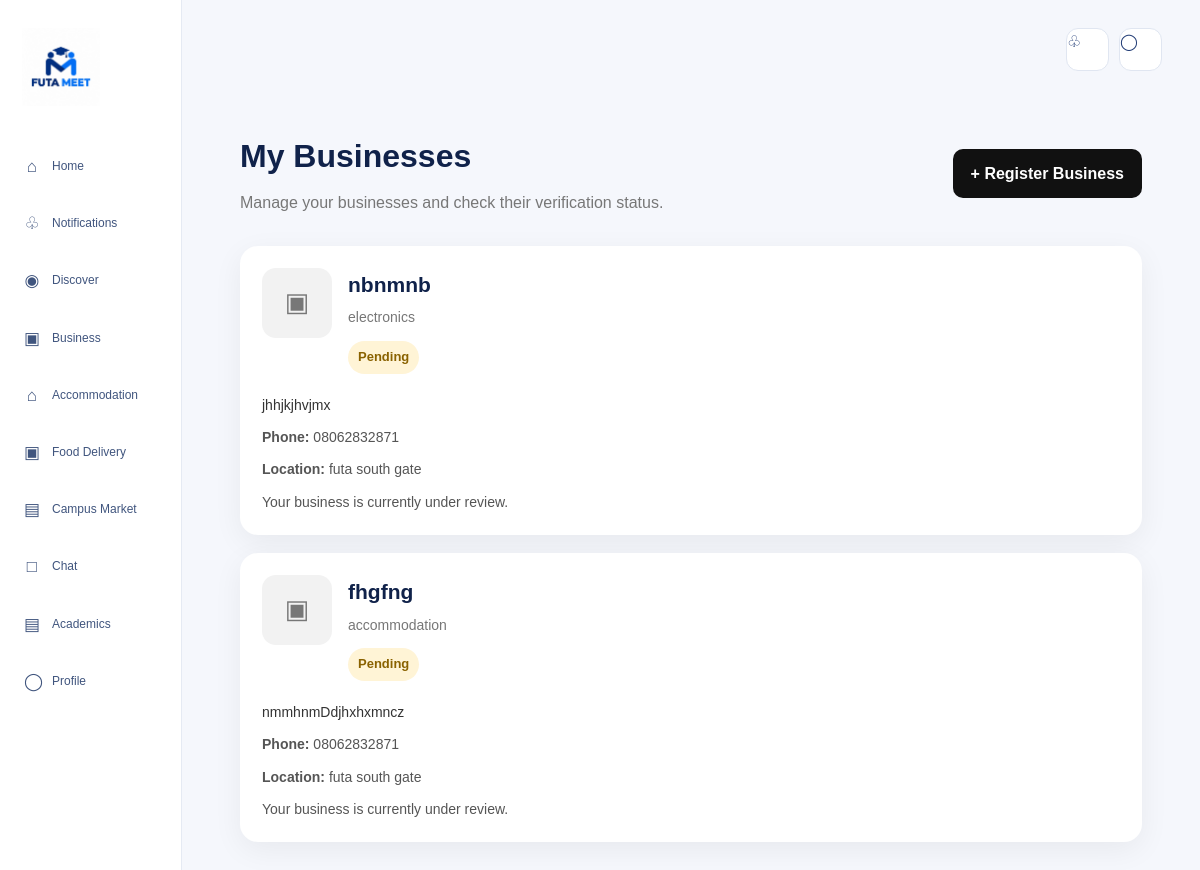
The app's page /business/my (signed in) with its own data.
### tables this page shows
CREATE TABLE businesses (

            id INTEGER PRIMARY KEY AUTOINCREMENT,

            owner_id INTEGER NOT NULL,

            business_name TEXT NOT NULL,

            category TEXT NOT NULL,

            description TEXT DEFAULT '',

            phone TEXT DEFAULT '',

            location TEXT DEFAULT '',

            logo_filename TEXT DEFAULT '',

            verification_status TEXT DEFAULT 'pending',

            rejection_reason TEXT DEFAULT '',

            commission_rate REAL DEFAULT 10.0,

            is_active INTEGER DEFAULT 0,

            verified_at TIMESTAMP,

            created_at TIMESTAMP DEFAULT CURRENT_TIMESTAMP,

            FOREIGN KEY (owner_id)
            REFERENCES users(id)

        );

### app.py (the view)
@app.route("/business/my")
def business_my():
    current_user = get_current_user()
    if not current_user:
        return redirect(
            url_for("login")
        )
    connection = get_db()
    businesses = connection.execute(
        """
        SELECT *
        FROM businesses
        WHERE owner_id = ?
        ORDER BY id DESC
        """,
        (current_user["id"],)
    ).fetchall()
    connection.close()
    return render_template(
        "business_my.html",
        businesses=businesses
    )

### app.py (called while the page is built)
def get_db():
    connection = sqlite3.connect(DATABASE)
    connection.row_factory = sqlite3.Row
    return connection

def get_current_user():
    user_id = session.get("user_id")
    if not user_id:
        return None
    connection = get_db()
    user = connection.execute(
        """
        SELECT *
        FROM users
        WHERE id = ?
        """,
        (user_id,)
    ).fetchone()
    connection.close()
    return user

### templates/business_my.html (shortened to what this page needs)
<!DOCTYPE html>
<html lang="en">
<head>
    <link
        rel="stylesheet"
        href="{{ url_for('static', filename='style.css') }}"
    >
</head>
<body class="futa-meet-body">
<div class="website-layout">
    <aside class="sidebar">
        <a
            href="{{ url_for('dashboard') }}"
            class="brand"
        >
            <img
                src="{{ url_for(
                    'static',
                    filename='images/futa-meet-logo.png'
                ) }}"
                alt="FUTA Meet"
            >
        </a>
        <nav class="sidebar-navigation">
            <a
                href="{{ url_for('dashboard') }}"
                class="sidebar-link"
            >
                <span>⌂</span>
                <span>Home</span>
            </a>
            <a
                href="{{ url_for('notifications') }}"
                class="sidebar-link"
            >
                <span>♧</span>
                <span>Notifications</span>
            </a>
            <a
                href="{{ url_for('discover') }}"
                class="sidebar-link"
            >
                <span>◉</span>
                <span>Discover</span>
            </a>
            <a
                href="{{ url_for('business_register') }}"
                class="sidebar-link"
            >
                <span>▣</span>
                <span>Business</span>
            </a>
            <a href="#" class="sidebar-link">
                <span>⌂</span>
                <span>Accommodation</span>
            </a>
            <a href="#" class="sidebar-link">
                <span>▣</span>
                <span>Food Delivery</span>
            </a>
            <a href="#" class="sidebar-link">
                <span>▤</span>
                <span>Campus Market</span>
            </a>
            <a
                href="{{ url_for('chat') }}"
                class="sidebar-link"
            >
                <span>□</span>
                <span>Chat</span>
            </a>
            <a href="#" class="sidebar-link">
                <span>▤</span>
                <span>Academics</span>
            </a>
            <a
                href="{{ url_for('profile') }}"
                class="sidebar-link"
            >
                <span>◯</span>
                <span>Profile</span>
            </a>
        </nav>
    </aside>
    <main class="main-content">
        <header class="topbar">
            <div class="topbar-actions">
                <a
                    href="{{ url_for('notifications') }}"
                    class="icon-button"
                >
                    ♧
                </a>
                <a
                    href="{{ url_for('chat') }}"
                    class="icon-button"
                >
                    ◯
                </a>
            </div>
        </header>
        <section class="business-page">
            <div class="business-header">
                <div>
                    <h1>My Businesses</h1>
                    <p>
                        Manage your businesses and check their
                        verification status.
                    </p>
                </div>
                <a
                    href="{{ url_for('business_register') }}"
                    class="register-button"
                >
                    + Register Business
                </a>
            </div>
            {% if businesses %}
                <div class="business-list">
                    {% for business in businesses %}
                        <article class="business-card">
                            <div class="business-card-top">
                                {% if business["logo_filename"] %}
                                    <img
                                        class="business-logo"
                                        src="{{ url_for(
                                            'static',
                                            filename='uploads/' ~ business['logo_filename']
                                        ) }}"
                                        alt="{{ business['business_name'] }}"
                                    >
                                {% else %}
                                    <div class="business-logo-placeholder">
                                        ▣
                                    </div>
                                {% endif %}
                                <div>
                                    <div class="business-name">
                                        {{ business["business_name"] }}
                                    </div>
                                    <div class="business-category">
                                        {% if categories is defined
                                            and business["category"] in categories %}
                                            {{ categories[business["category"]] }}
                                        {% else %}
                                            {{ business["category"] }}
                                        {% endif %}
                                    </div>
                                    <span
                                        class="status {{ business['verification_status'] }}"
                                    >
                                        {{ business["verification_status"]|capitalize }}
                                    </span>
                                </div>
                            </div>
                            <div class="business-details">
                                {% if business["description"] %}
                                    <div class="business-description">
                                        {{ business["description"] }}
                                    </div>
                                {% endif %}
                                {% if business["phone"] %}
                                    <div>
                                        <strong>Phone:</strong>
                                        {{ business["phone"] }}
                                    </div>
                                {% endif %}
                                {% if business["location"] %}
                                    <div>
                                        <strong>Location:</strong>
                                        {{ business["location"] }}
                                    </div>
                                {% endif %}
                                {% if business["verification_status"] == "pending" %}
                                    <div>
                                        Your business is currently under review.
                                    </div>
                                {% elif business["verification_status"] == "approved" %}
                                    <div>
                                        Your business has been approved
                                        and is active on FUTA Meet.
                                    </div>
                                {% endif %}
                            </div>
                        </article>
                    {% endfor %}
                </div>
            {% endif %}
        </section>
    </main>
</div>
</body>
</html>

### static/style.css (style rules this page uses)
* { margin: 0; padding: 0; box-sizing: border-box; }
body { font-family: Arial, sans-serif; background: #f5f7fb; color: #172033; line-height: 1.6; }
a { text-decoration: none; color: inherit; }
nav { display: flex; gap: 28px; }
nav a { font-size: 14px; color: #596579; transition: 0.3s; }
.futa-meet-body { margin: 0; padding: 0; background: #f5f7fc; color: #10224a; font-family: Arial, Helvetica, sans-serif; }
.website-layout { display: flex; min-height: 100vh; }
.sidebar { width: 245px; min-height: 100vh; background: #ffffff; border-right: 1px solid #e5e9f2; display: flex; flex-direction: column; padding: 28px 16px 20px; box-sizing: border-box; flex-shrink: 0; }
.brand { display: inline-flex; align-items: center; justify-content: flex-start; margin: 0 10px 36px; text-decoration: none; }
.brand img { width: 145px; height: auto; max-height: 78px; object-fit: contain; object-position: left center; }
.sidebar-navigation { display: flex; flex-direction: column; gap: 8px; }
.sidebar-link { display: flex; align-items: center; gap: 15px; min-height: 48px; padding: 0 14px; border-radius: 14px; color: #536587; text-decoration: none; font-size: 15px; transition: background 0.2s ease, color 0.2s ease; }
.sidebar-link span:first-child { width: 20px; text-align: center; font-size: 17px; }
.main-content { flex: 1; min-width: 0; padding: 28px 38px 45px; }
.topbar { display: flex; align-items: center; gap: 20px; margin-bottom: 28px; }
.topbar-actions { display: flex; align-items: center; gap: 10px; margin-left: auto; }
.icon-button { width: 43px; height: 43px; border: 1px solid #e0e6f1; background: #ffffff; border-radius: 12px; color: #203b75; cursor: pointer; }
.sidebar-link { font-size: 16px; }
.sidebar-link { font-size: 15px !important; }
.website-layout { display: flex !important; min-height: 100vh; width: 100%; }
.sidebar { width: 182px !important; min-width: 182px !important; flex-shrink: 0 !important; display: flex !important; flex-direction: column !important; align-items: stretch !important; background: #ffffff; border-right: 1px solid #e5eaf3; padding: 28px 12px !important; box-sizing: border-box; }
.sidebar-link { display: flex !important; align-items: center !important; gap: 12px !important; width: 100% !important; min-height: 42px; padding: 11px 12px !important; box-sizing: border-box; border-radius: 10px; text-decoration: none; color: #40557e; font-size: 12px !important; white-space: nowrap; transition: background 0.2s ease, color 0.2s ease; }
.sidebar-link span:first-child { width: 16px; flex-shrink: 0; text-align: center; }

### templates/business_my.html (style rules this page uses)
.business-page { max-width: 1050px; margin: 40px auto; padding: 20px; }
.business-header { display: flex; align-items: center; justify-content: space-between; gap: 20px; margin-bottom: 30px; }
.business-header h1 { font-size: 32px; margin-bottom: 8px; }
.business-header p { color: #777; margin: 0; }
.register-button { display: inline-block; padding: 12px 18px; border-radius: 10px; background: #111; color: #fff; text-decoration: none; font-weight: 600; }
.business-list { display: grid; gap: 18px; }
.business-card { background: #fff; border-radius: 18px; padding: 22px; box-shadow: 0 8px 30px rgba(0, 0, 0, 0.06); }
.business-card-top { display: flex; align-items: flex-start; gap: 16px; }
.business-logo-placeholder { width: 70px; height: 70px; border-radius: 14px; background: #f2f2f2; display: flex; align-items: center; justify-content: center; font-size: 26px; color: #777; flex-shrink: 0; }
.business-name { font-size: 21px; font-weight: 700; margin-bottom: 5px; }
.business-category { color: #777; font-size: 14px; }
.status { display: inline-block; margin-top: 12px; padding: 6px 10px; border-radius: 999px; font-size: 13px; font-weight: 600; }
.status.pending { background: #fff4d6; color: #8a6200; }
.business-details { margin-top: 20px; display: grid; gap: 10px; color: #555; font-size: 14px; }
.business-description { line-height: 1.6; color: #333; }

### records on screen
businesses: business_name "nbnmnb", category "electronics", verification_status "Pending", description "jhhjkjhvjmx", phone "08062832871", location "futa south gate", shows "Your business is currently under review."
businesses: business_name "fhgfng", category "accommodation", verification_status "Pending", description "nmmhnmDdjhxhxmncz", phone "08062832871", location "futa south gate", shows "Your business is currently under review."
